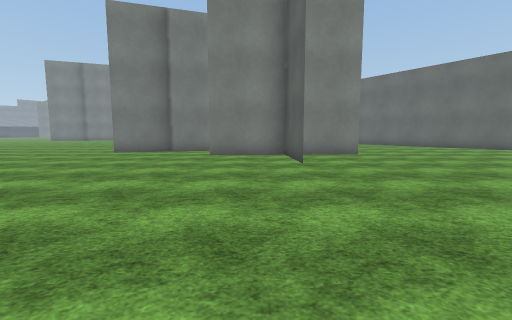
[1] (above)

24 first-person views from a walk through a 3-D level made in the Unity game engine. The camera is 1.3 m above the floor, tilts 6° down and sees 90° across. The floor is counted in squares, 2 m on a side. Each view is taken from the middle of a square. On the plan, view 1 faces up. The plan holds only what a view shows up to about 9 squares ahead; the rest is blank. The place goes on beyond the plan. Surface patterns are stand-ins for the level's own textures.

[2]
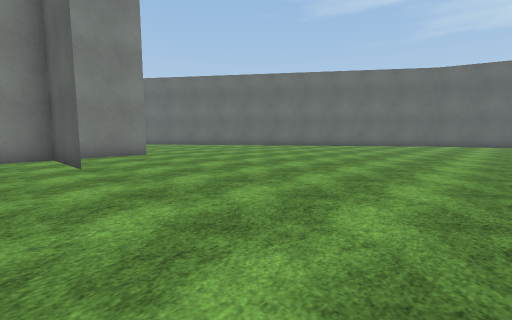

[3]
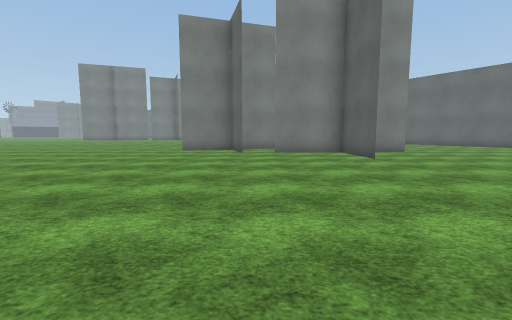

[4]
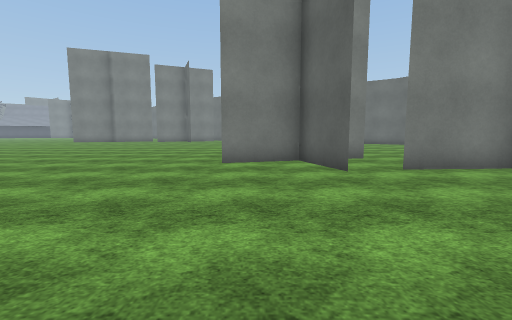

[5]
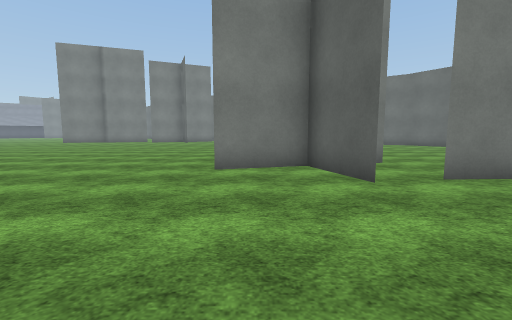

[6]
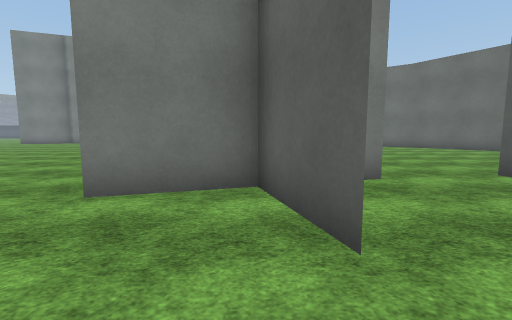

[7]
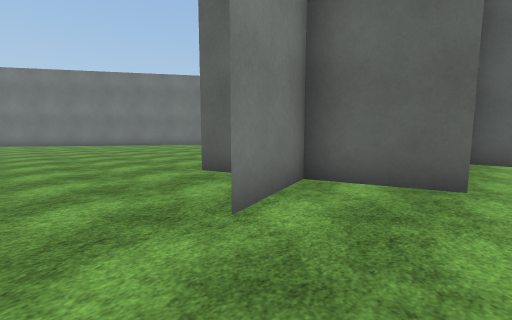

[8]
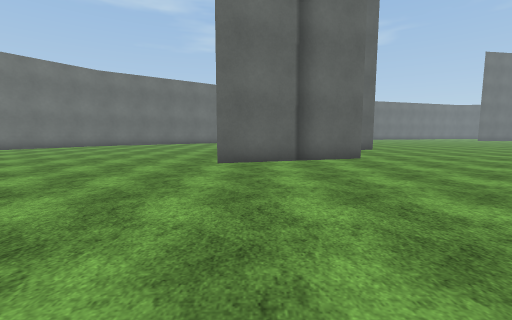

[9]
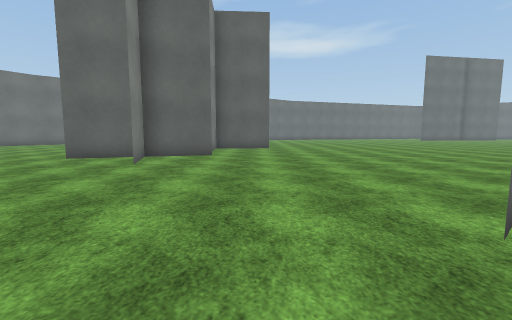

[10]
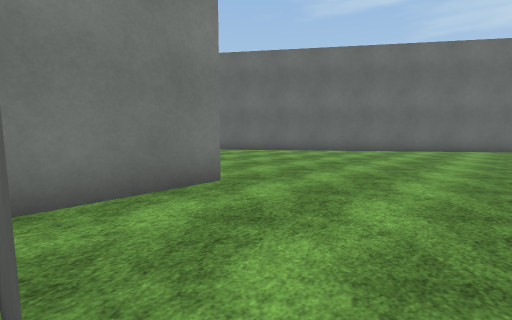

[11]
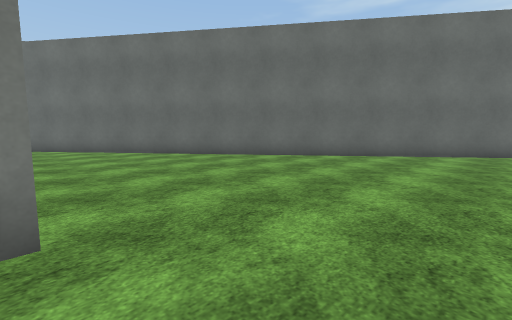

[12]
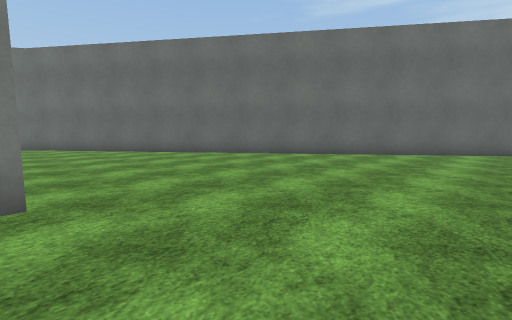

[13]
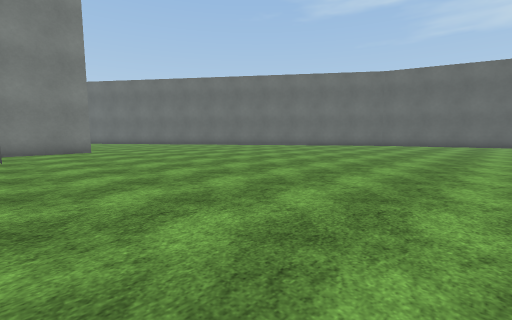

[14]
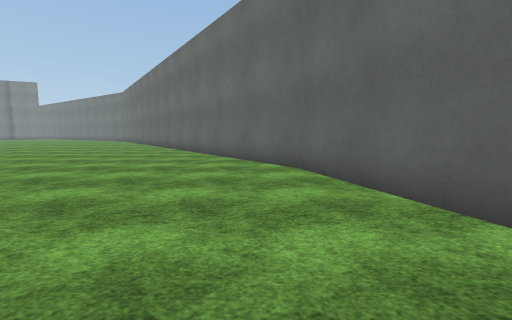

[15]
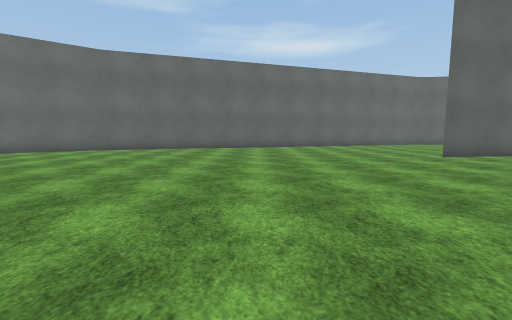

[16]
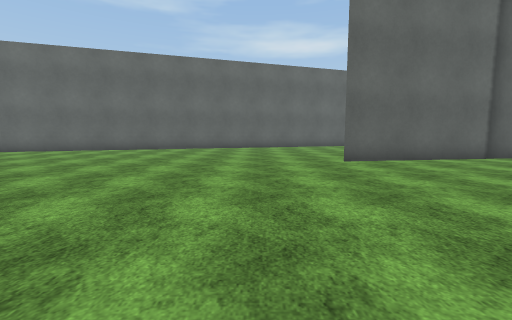

[17]
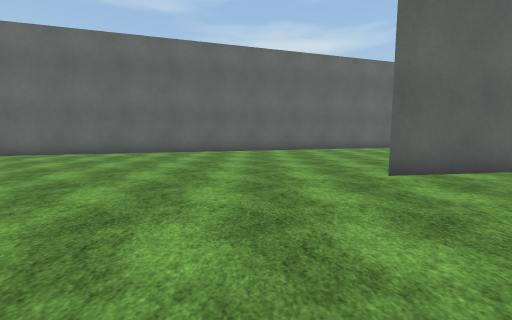

[18]
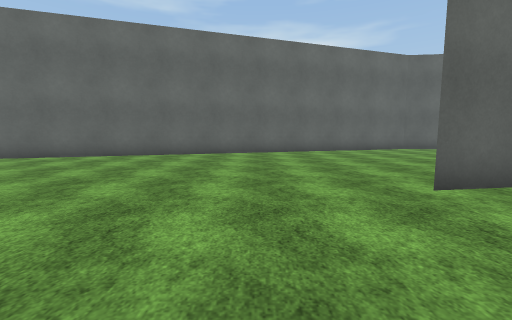

[19]
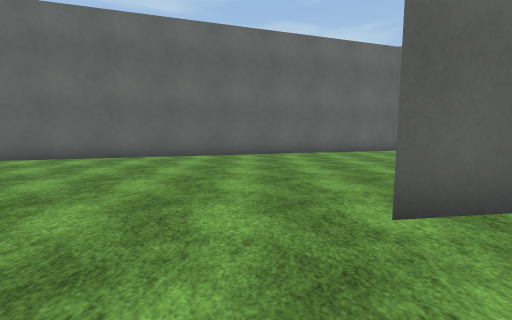

[20]
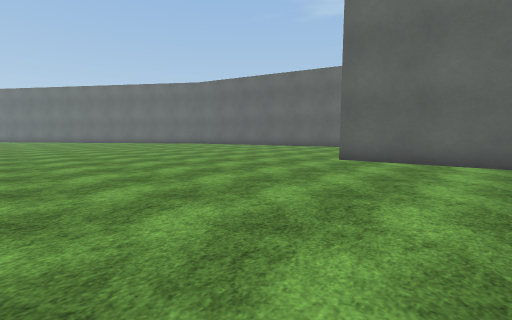

[21]
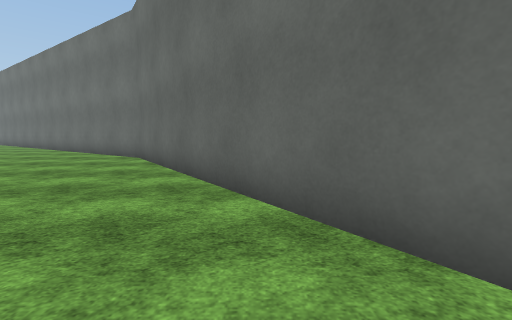

[22]
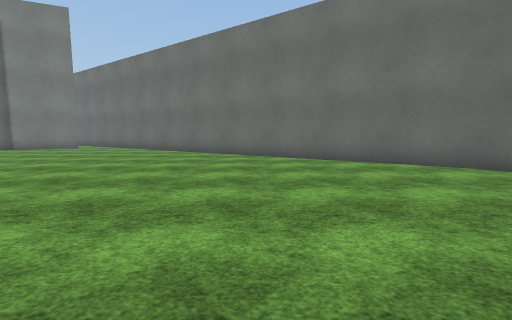

[23]
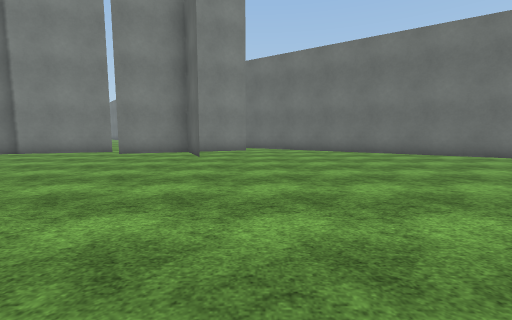

[24]
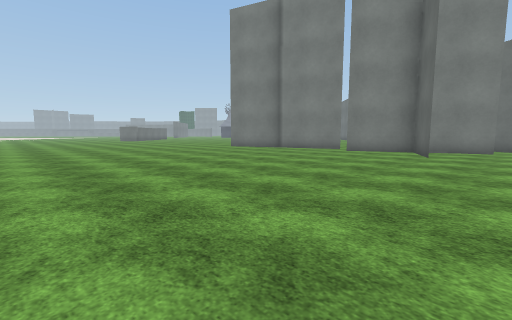

### Floor plan
Points are (right, up) in squares from view 1. A wall is a line through its corners. A room is listed if a view was taken in it or the views show most of it. See-through windows are left out.
Room 1 (views 1, 2, 3, 4, 5, 6, 7, 8, 9, 10, 11, 12, 13, 14, 15, 16, 17, 18, 19, 20, 21, 22, 23, 24)
walls: (1, 5.3) (0.9, 7.7); (-2.4, 7.2) (-3.5, 10.9); (3.2, 7.8) (-1.4, 7.5); (-1.2, 9.6) (-4.8, 8.5); (-8.5, 20.8) (-9.3, 22.9); (-7.7, 23.5) (-11.4, 22); (-11.9, 22.8) (-14.9, 21.8); (12.6, -12.6) (11.9, -8); (19.1, -10.7) (14.8, 2.7) (3.9, 17.7) (-4.2, 23.1)
ways out: opening at (-10, 6); opening at (-7, 3); opening at (-2, -2); opening at (17.5, -11)

Positions as (right, up) in squares from view 1, and headings:
1: (0, 0), facing up
2: (0, 0), facing up-right
3: (-2, -1), facing up
4: (-4, 3), facing up
5: (-4, 4), facing up
6: (-3, 6), facing up
7: (-6, 7), facing up-right
8: (-9, 10), facing right
9: (-10, 6), facing right
10: (1, 5), facing up-right
11: (3, 6), facing up-right
12: (3, 5), facing up-right
13: (1, -2), facing up-right
14: (14, -2), facing up
15: (5, -3), facing right
16: (6, -6), facing right
17: (8, -6), facing right
18: (9, -6), facing right
19: (10, -7), facing right
20: (6, -11), facing up-right
21: (7, 11), facing up
22: (0, 13), facing up
23: (-7, 14), facing up
24: (-7, 13), facing up-left
